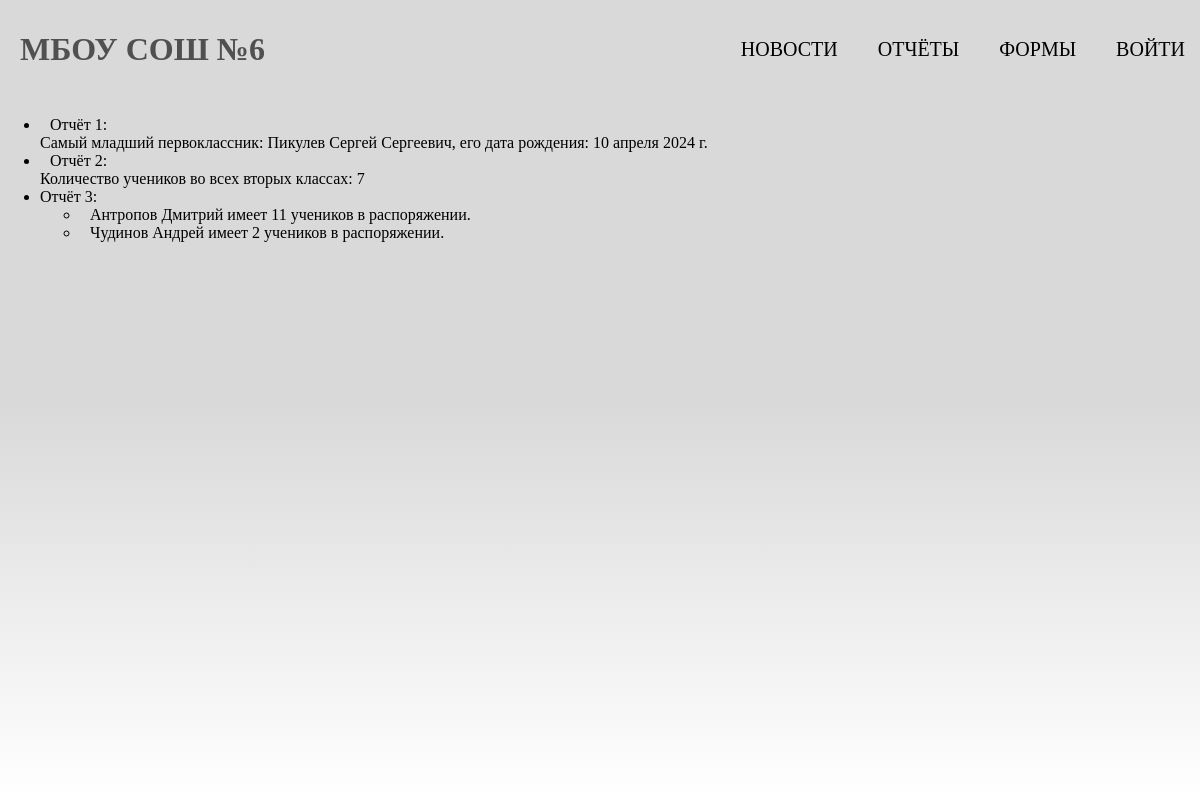
The page /reports/ on the database as committed earlier.
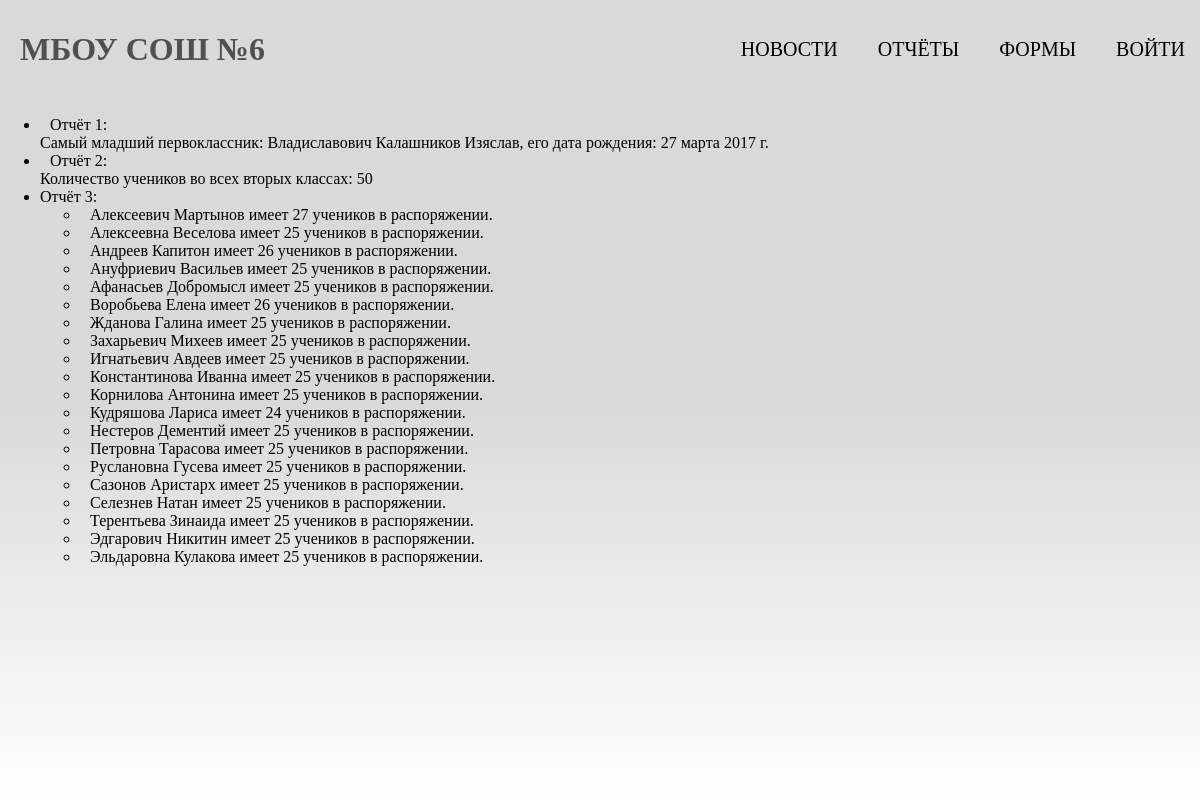
The same page on the database as committed later.
### mainSchool/models.py (models this page shows, shortened)
class Students(models.Model):
    auth = models.OneToOneField(User, on_delete=models.CASCADE, default=None, unique=True, related_name="student",
                                verbose_name='Логин', blank=True, null=True)
    second_name = models.CharField(max_length=50, verbose_name='Фамилия')
    name = models.CharField(max_length=50, verbose_name='Имя')
    last_name = models.CharField(max_length=50, blank=True, null=True, verbose_name='Отчество')
    birthday = models.DateField(verbose_name='Дата рождения')
    study_class = models.ForeignKey(StudyClasses, on_delete=models.SET_NULL, null=True, related_name="students",
                                    verbose_name="Класс")
    class Meta:
        verbose_name = 'Учащийся'
        verbose_name_plural = 'Учащиеся'

class Teachers(models.Model):
    auth = models.OneToOneField(User, on_delete=models.CASCADE, default=None, unique=True, verbose_name='Логин',
                                blank=True, null=True)
    second_name = models.CharField(max_length=50, verbose_name='Фамилия')
    name = models.CharField(max_length=50, verbose_name='Имя')
    last_name = models.CharField(max_length=50, blank=True, verbose_name='Отчество')
    birthday = models.DateField(verbose_name="Дата рождения")
    supervisor = models.BooleanField(default=False, verbose_name='Суперпользователь(1 / 0)')
    class Meta:
        verbose_name = 'Учитель'
        verbose_name_plural = 'Учителя'

### mainSchool/views.py (the view)
# urls.py: path('reports/', views.reports, name='reports'),
def reports(request):
    earliest_birthday = Students.objects.filter(study_class__class_name__regex=r"1\w{1}").aggregate(
        birthday=Max("birthday"))
    earliest_birthday_first_class_guy = Students.objects.get(birthday=earliest_birthday['birthday'])
    count_guys_in_second_classes = (Students.objects.filter(study_class__class_name__regex=r"2\w{1}")
                                    .aggregate(count=Count("pk")))
    teachers_students = StudyClasses.objects.values('teacher__second_name', 'teacher__name',
                                                    'teacher__last_name').annotate(total=Count('students'))
    data = {'title': 'Отчёты',
            'young': earliest_birthday_first_class_guy,
            'count_guys_in_second_classes': count_guys_in_second_classes['count'],
            'teachers_students': teachers_students,
            }
    return render(request, 'mainSchool/reports.html', context=data)

### users/context_processors.py (called while the page is built)
def get_school_context(request):
    return {'nav_menu': menu}

### mainSchool/templates/mainSchool/reports.html
{% extends 'base-nav.html' %}
{% block content %}
<ul>
<li>Отчёт 1: <br>Самый младший первоклассник: {{ young.second_name }} {{ young.name }} {{ young.last_name }}, его дата рождения: {{ young.birthday }}</li>
<li>Отчёт 2: <br>Количество учеников во всех вторых классах: {{ count_guys_in_second_classes }}</li>
<li>Отчёт 3: <br>
    <ul>
    {% for i in teachers_students %}
    <li>
        {{ i.teacher__second_name }} {{ i.teacher__name }} {{ teacher__last_name }} имеет {{ i.total }} учеников в распоряжении.
    </li>
    {% endfor %}
     </ul>
</li>
</ul>
{% endblock %}

### templates/base-nav.html (shortened to what this page needs)
{% load static %}
<!DOCTYPE html>
<html lang="en">
<head>
    <link rel="stylesheet" href="{% static 'mainSchool/css/index.css' %}" />
</head>
<body>
<div class="background"></div>
<div class="header">
    <h1><a href="{% url 'mainSchool:home' %}">МБОУ СОШ №6</a></h1>
    <nav>
        <ul>
            {% for n in nav_menu %}
            <li><a href="{% url n.slug %}">{{ n.name }}</a></li>
            {% endfor %}
            {% if user.is_authenticated %}
                {% if user.first_name %}
                    <li>{{ user.first_name }} | <a href="{% url 'users:logout' %}">ВЫЙТИ</a></li>
                {% else %}
                    <li>{{ user.username }} | <a href="{% url 'users:logout' %}">ВЫЙТИ</a></li>
                {% endif %}
            {% else %}
            <li><a href="{% url 'users:login' %}">ВОЙТИ</a></li>
            {% endif %}
        </ul>
    </nav>
</div>
{% block content %}
{% endblock %}
</body>
</html>

### mainSchool/static/mainSchool/css/index.css (style rules this page uses)
* { font-family: Verdana; }
body .background { background: linear-gradient(180deg, #D9D9D9, #D9D9D9, #FFFFFF); position: absolute; left: 0px; top: 0px; right: 0px; bottom: 0px; height: 100%; z-index: -1; }
.header { display: flex; justify-content: space-between; align-items: center; }
.header h1 { display: flex; }
.header nav { width: auto; flex-basis: 70%; }
.header ul { list-style-type: none; display: flex; justify-content: flex-end; }
.header li { margin: 0 5px; font-size: 20px; }
.header h1 a { text-decoration: none; color: #505050; padding: 10px; transition: 0.5s ease; border-radius: 10px; }
.header li a { text-decoration: none; color: black; padding: 10px; transition: 0.5s ease; border-radius: 10px; }
body { margin: 0px; text-indent: 10px; }

Rows that differ between the two databases and show on the page:
removed Students: second_name "Пикулев", name "Сергей", last_name "Сергеевич", birthday "10 апреля 2024 г."
removed Teachers: teacher__second_name "Антропов", teacher__name "Дмитрий", total "11"
removed Teachers: teacher__second_name "Чудинов", teacher__name "Андрей", total "2"
added Students: second_name "Владиславович", name "Калашников", last_name "Изяслав", birthday "27 марта 2017 г."
added Teachers: teacher__second_name "Алексеевич", teacher__name "Мартынов", total "27"
added Teachers: teacher__second_name "Алексеевна", teacher__name "Веселова", total "25"
added Teachers: teacher__second_name "Андреев", teacher__name "Капитон", total "26"
added Teachers: teacher__second_name "Ануфриевич", teacher__name "Васильев", total "25"
added Teachers: teacher__second_name "Афанасьев", teacher__name "Добромысл", total "25"
added Teachers: teacher__second_name "Воробьева", teacher__name "Елена", total "26"
added Teachers: teacher__second_name "Жданова", teacher__name "Галина", total "25"
added Teachers: teacher__second_name "Захарьевич", teacher__name "Михеев", total "25"
added Teachers: teacher__second_name "Игнатьевич", teacher__name "Авдеев", total "25"
added Teachers: teacher__second_name "Константинова", teacher__name "Иванна", total "25"
added Teachers: teacher__second_name "Корнилова", teacher__name "Антонина", total "25"
added Teachers: teacher__second_name "Кудряшова", teacher__name "Лариса", total "24"
added Teachers: teacher__second_name "Нестеров", teacher__name "Дементий", total "25"
added Teachers: teacher__second_name "Петровна", teacher__name "Тарасова", total "25"
added Teachers: teacher__second_name "Руслановна", teacher__name "Гусева", total "25"
added Teachers: teacher__second_name "Сазонов", teacher__name "Аристарх", total "25"
added Teachers: teacher__second_name "Селезнев", teacher__name "Натан", total "25"
added Teachers: teacher__second_name "Терентьева", teacher__name "Зинаида", total "25"
added Teachers: teacher__second_name "Эдгарович", teacher__name "Никитин", total "25"
added Teachers: teacher__second_name "Эльдаровна", teacher__name "Кулакова", total "25"
Other text that changed with them:
{{ count_guys_in_second_classes }}: "7" → "50"
